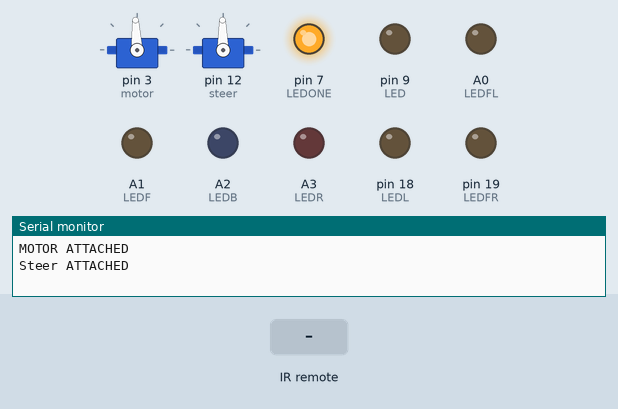
Recording of a sketch running on a simulated Arduino Uno, built with avr-gcc and run on an emulated ATmega328P. Shown: 2 × servo, output pins drawn as LEDs (lit = HIGH), the last lines printed to the serial monitor. Inputs (shaded band) come from the test bench.

Above: at 2.12 s.
2.5 s: infrared code 0xFF30CF received
At 3.14 s:
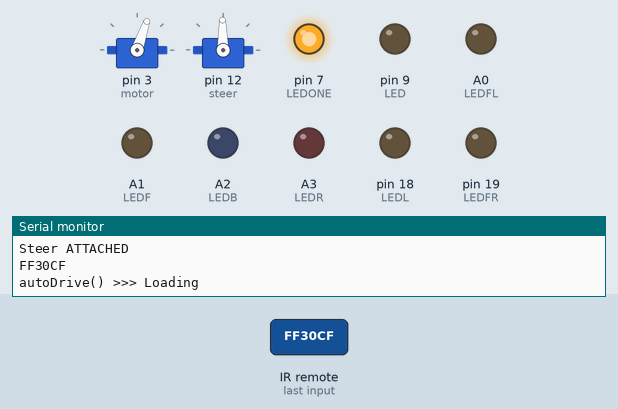
At 8.21 s:
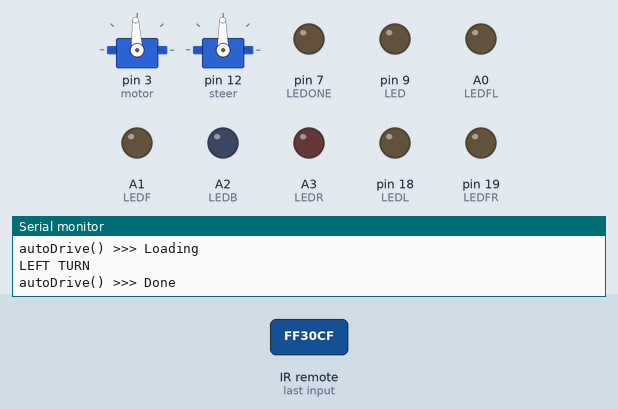
8.5 s: infrared code 0xFF30CF received
At 13.59 s:
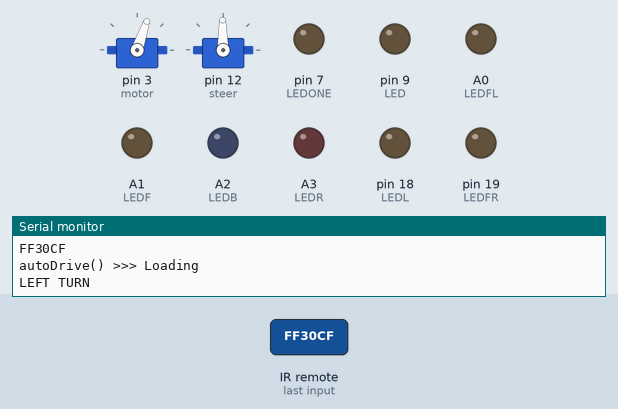
Timing chart, 0 to 20.5 s (numbered marks = the images above; inputs shaded):
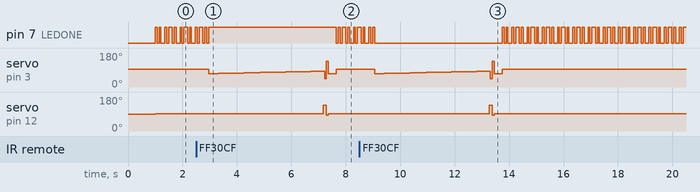

The sketch:

Main.ino
```cpp
#include <HCSR04.h>   // used to control HCSR04 Sensors.
#include <IRremote.h> // used to control the IR reciver and remote.
#include <Servo.h>    // used to control the motors.
#include "DHT.h"      // used to control DHT sensor.

// IR recever pin and configuration
const int RECV_PIN = 11;
IRrecv irrecv(RECV_PIN);
decode_results results;    // store read value from the remote

// LEDs from different checks and signs
byte LEDONE = 7;          // LED for the proximity  function
byte LED    = 9;          // led for blinking function
byte LEDFR  = 19;         // indicate a call for frontRight sensor
byte LEDFL  = 14;         // indicate a call for frontLeft sensor
byte LEDF   = 15;         // indicate a call for front sensor
byte LEDB   = 16;         // indicate a call for Back sensor
byte LEDR   = 17;         // indicate a call for Right sensor
byte LEDL   = 18;         // indicate a call for Left sensor

//Create ESC drive motor 'motor' and steering servo 'steer'
Servo motor;
Servo steer;

int direct     = steer.read(); // read actual servo direction
int speedMicro = motor.read(); // read actual motor speed

//Motor Speed control -> PWM signal
const int speedCenter = 1500;    // new speed center 1500
const int forwardSpeed = 1400;    // Min Speed front new speed min 1400 new
                                  // speed max 1280
const int forwardSpeedMax = 1280;    // Max Speed front
const int reverseSpeed = 1960;    // reverse //1570 1550 //  new one for min :
                                  // 1620 // max new 1960
const int reverseSpeedMin = 1620;    //Min Speed reverse

// tmp sensor
#define DHTPIN 4      //define the digital pin for DHT temprature Sensor
#define DHTTYPE DHT11 // define the type of DHT Sensor
DHT dht(DHTPIN, DHTTYPE); // Creat DHT object to Initialize DHT sensor

//Servo position control values
const int neutral = 1480; // Steering servo positions for straight, left
                          // turns, and right turns
const int steerRight = 1000;
const int steerLeft = 1960;

// Sonars pins & initialisations by creating an object from type HCSR04
HCSR04 fSonic(37, 2); //initialisation class HCSR04 for the front sensor (trig
                      // pin , echo pin)
HCSR04 flSonic(39, 5); //initialisation class HCSR04 for the frontleft
                       // sensor(trig pin , echo pin)
HCSR04 frSonic(38, 8); //initialisation class HCSR04 for the frontright sensor
                       // (trig pin , echo pin)
HCSR04 baSonic(40, 6); //initialisation class HCSR04 for the back sensor(trig
                       // pin , echo pin)

// infarad pins
#define Right  A0 //Pins for sonarR()
#define Left   A1  //Pins for sonarL()
#define InfaradFRight A2 //Pins for sonarFRSide()
#define BackRight A3 //Pins for sonarBR()

//Thresholds
const int frontThreshold = 66;    //Thresholds for the different 'types' of
                                  // sonar sensors front,sides, and Back.In
                                  // centimeters.
const int sideThreshold = 25;
const int backThreshold = 40;
const int frontSideThreshold = 45;

float distance;          // vars for sonar readings.
float distance2;
float distance3;
float distance4;
float distance5;

void setup() {
  Serial.begin(9600);                                  // Start serial
                                                       // communication at 9600
                                                       // Baud
  motor.attach(3);                                     //Attaches motor to pin 3
  Serial.println("MOTOR ATTACHED");
  speedCenterN();                                      // Set motor to neutral
  delay(500);
  steer.attach(12);                                    //Attaches steering servo
                                                       // to pin 12
  Serial.println("Steer ATTACHED");
  delay(500);
  steer.write(neutral);                                // Set steering to
                                                       // straight
  irrecv.enableIRIn();                                 //Enable IR reciver
  irrecv.blink13(true);                                // Blink LED13 every time
                                                       // IR reciver recive a signal
  pinMode(LEDONE, OUTPUT);                            // LEDS initialisation
  pinMode(LED   , OUTPUT);
  pinMode(LEDF  , OUTPUT);
  pinMode(LEDB  , OUTPUT);
  pinMode(LEDFR , OUTPUT);
  pinMode(LEDFL , OUTPUT);
  pinMode(LEDL  , OUTPUT);
  pinMode(LEDR  , OUTPUT);

  digitalWrite(LEDONE, LOW);
  blinking();                                         // Blink the top led to
                                                      // indecate car is ready
  turnOffLED();                                       // turn off all leds
  dht.begin();                                        // start dht sensor comunication
}


void loop() {
  if (irrecv.decode(&results)) {
    Serial.println(results.value, HEX);
    irrecv.resume();
    if (results.value == 0xFF30CF) { // press 1
      blinking();
      Serial.println("autoDrive() >>> Loading");
      autoDrive();
      Serial.println("autoDrive() >>> Done");
      irrecv.resume();
    } else if (irrecv.decode(&results) == 0xFF30D) { // press 2
      blinking();
      Serial.println(results.value, HEX);
      Serial.println("forwardReverseDemo() >>> Loading");
      forwardReverseDemo();
      Serial.println("forwardReverseDemo() >>> Done");
      irrecv.resume();
    } else if (irrecv.decode(&results) == 0xFF30D) { // press 3
      blinking();
      Serial.println(results.value, HEX);
      Serial.println("SteerDemo() >>> Loading");
      SteerDemo();
      Serial.println("SteerDemo() >>> Done");
      irrecv.resume();
    } else if (irrecv.decode(&results) == 0xFF30CE) { // press 4
      blinking();
      Serial.println(results.value, HEX);
      Serial.println("overTaking() >>> Loading");
      overTaking();
      Serial.println("overTaking() >>> Done");
      irrecv.resume();
    } else if (irrecv.decode(&results) == 0xFF30CA) { // press 5
      blinking();
      Serial.println(results.value, HEX);
      Serial.println("autoParking() >>> Loading");
      autoParking();
      Serial.println("autoParking() >>> Done");
      irrecv.resume();
    }
  }
  blinking();
}
```

MainAuxFun.ino
```cpp
void blinking() {
  digitalWrite(LEDONE, !digitalRead(LEDONE)); // Toggle the LED
  delay(70);
  digitalWrite(LEDONE, !digitalRead(LEDONE));
  delay(70);
  digitalWrite(LEDONE, !digitalRead(LEDONE));
  delay(70);
  digitalWrite(LEDONE, !digitalRead(LEDONE));
  delay(70);
  digitalWrite(LEDONE, !digitalRead(LEDONE));
}

void turnOffLED(){ // turn off sensor's led
  digitalWrite(LEDFR,LOW);
  digitalWrite(LEDFL,LOW);
  digitalWrite(LEDF,LOW);
  digitalWrite(LEDB,LOW);
  digitalWrite(LEDR,LOW);
  digitalWrite(LEDL,LOW);
}


void turnOnLED(char LEDNAME){ // indicate which sensor is active NOW
  digitalWrite(LEDNAME,HIGH);
}
```

Motor.ino
```cpp
void speedFMax(){
  motor.writeMicroseconds(forwardSpeedMax);
}


void speedFMin(){
  motor.writeMicroseconds(forwardSpeed);
}


void slowDownSpeed(){ // goes from max till min forward speed
  for (int i = forwardSpeedMax; i < forwardSpeed; ++i) {
    motor.writeMicroseconds(i);
    delay(30);
  }
}


void breaking(){ // Function called to stop the car
  motor.writeMicroseconds(reverseSpeed);
  delay(500);
  speedCenterN();
  Serial.println("Breaking done ! ");
}

void speedBMax(){
  motor.writeMicroseconds(reverseSpeed);
}


void speedBMin(){
  motor.writeMicroseconds(reverseSpeedMin);
}

void speedCenterN(){
  motor.writeMicroseconds(speedCenter);
}
```

Scenarios.ino
```cpp
// ------------ Motor Demo ------------------

void forwardReverseDemo() { //Function called to execute speeding with acceleration
  blinking();
  steer.write(neutral);
  motor.writeMicroseconds(forwardSpeed);
  delay(20000);
  breaking();
  motor.writeMicroseconds(reverseSpeed);
  delay(20000);
  breaking();
}

// ------------ Steer Demo ------------------

void SteerDemo() { //  Function called to execute a multiple turn
  motor.writeMicroseconds(forwardSpeed);
  rightTurn();
  delay(500);
  leftTurn();
  delay(500);
  longLeftTurn();
  delay(500);
  longRightTurn();
  breaking();
}


// ------------ autoParking Demo ------------------

void autoParking() {
  blinking();
  delay(5000); //wait 5 seconds
  steer.write(steerLeft);
  motor.writeMicroseconds(forwardSpeed);
}

// ------------ autoDrive Demo ------------------

void autoDrive() {
  steer.write(neutral);
  speedFMax();
  delay(300);
  slowDownSpeed();
  delay(300);
  leftTurn();
  speedCenterN();
  turnSpeedDirTime(steerRight, reverseSpeed, 66);
  speedCenterN();
  turnSpeedDirTime(steerLeft, forwardSpeed, 66);
  speedFMax();
  delay(300);
  speedCenterN();
}

// --------------- overTaking Demo -------------------

int opsticalDetection() { // Helper function used to mesure destance if obstical
                          // is detected return 1 or 2 or 3 espectly from front, left,
                          // right if obstical is detected and 0 if not.
  float distance1 = sonarFront();
  float distance2 = sonarFL();
  float distance3 = sonarFR();
  if (distance1 <= 50) {
    return 1;
  } else if (distance2 <= 35){ // check if left is detected
    return 2;
  } else if (distance3 <= 35){ // check if right is detected
    return 3;
  }
  return 0; // nothing is detected the path is clear
}


int outOfRange(int sensor) { // sonarFL -> 1  sonarFR -> 2
  float i;
  if (sensor == 1) {
    i = sonarFL();
    return (i > 45);
  }
  i = sonarFR();
  return (i > 45);
}


void turnToOvertake() {
  int x = opsticalDetection();
  if ( x == 0 ){
    return;
  }
  else if ( x == 1 ){
    float sf = sonarFront();
    while (sf > 35 && sf < 60){
      sf = sonarFront();
      // check for other sensors
    }
    if ( sf <= 35 ){ // overtake rotine now
      if (outOfRange(1)){
        steer.write(steerLeft);
        motor.writeMicroseconds(forwardSpeed);
        Serial.println("LEFT TURN");
        delay(200);
        steer.write(steerRight);
        Serial.println("Right a little");
        delay(60);
        steer.write(neutral);
        Serial.println("neutral -> checking right ...");
        int right = outOfRange(2); // check if right is available
        while (right == 0){
          right = outOfRange(2);
        }
        int back = sonarBR();
        while (back <= 8){
          back = sonarBR();
        }
        delay(200);
        steer.write(steerRight);
        delay(200);
        steer.write(steerLeft);
        Serial.println("Left a little");
        delay(60);
        breaking(); // overtake done
        blinking();
        loop();
      } else {
        breaking(); // no way to overtake
        loop();
      }
      // if everything is good
      // breaking();
      // blinking();
      // loop();
    }
  }
}


void overTaking() { // function used to preform an overtaking if an obstical is
                    // detected in front of the car this function calles
                    // multipel helper functions to take a dicesion. The function
                    // start by moving the car forword for 10s
  unsigned long counterMillis = 0;
  unsigned long currentMillis = millis(); // get current time
  const long interval = 10000; //timer for 10 senconds
  while (counterMillis < interval) {
    steer.write(neutral);
    motor.writeMicroseconds(forwardSpeed);
    opsticalDetection();
    counterMillis += millis() - currentMillis;
  }
  breaking();
}
```

Sensors.ino
```cpp
// ---------------- Sonar Sensor functions  -----------------

float sonarFront() {
  turnOffLED();
  turnOnLED(LEDF);
  float a = fSonic.dist(); //return current distance (cm)
  float b = fSonic.dist(); //return current distance (cm)
  if (a < b){
    return a;
  }
  return b;
}

float sonarBack() {
  turnOffLED();
  turnOnLED(LEDB);
  float a = fSonic.dist(); //return current distance (cm)
  float b = fSonic.dist(); //return current distance (cm)
  if (a < b){
    return a;
  }
  return b;
}

float sonarFR() {
  turnOffLED();
  turnOnLED(LEDFR);
  float a = fSonic.dist(); //return current distance (cm)
  float b = fSonic.dist(); //return current distance (cm)
  if (a < b){
    return a;
  }
  return b;
}

float sonarFL() {
  turnOffLED();
  turnOnLED(LEDFL);
  float a = fSonic.dist(); //return current distance (cm)
  float b = fSonic.dist(); //return current distance (cm)
  if (a < b){
    return a;
  }
  return b;
}


//-------------------Infarad sensor-----------------

//Necessary vars for sonar readings, setting speeds, etc.
int valR = 0;  // used to stock the distance from the Front right infarad sensor
int valL = 0;  // used to stock the distance from the front  left infarad sensor
int valBR = 0; // used to stock the distance from the back  right infarad sensor
int valBL = 0; // used to stock the distance from the back   left infarad sensor

float mesureDisInfarad(int sensor){
  float volts = analogRead(sensor)*0.0048828125;  // value from sensor * (5/1024)
  return 13*pow(volts, -1); // worked out from datasheet graph
}
int sonarR() {
  turnOffLED();
  turnOnLED(LEDR);
  valR = mesureDisInfarad(Right);   // reads the value of the sharp sensor FrontRight
  Serial.println(valR);            // prints the value of the sensor to the serial monitor
  return valR;
}

int sonarL() {
  turnOffLED();
  turnOnLED(LEDL);
  valL = mesureDisInfarad(Left);       // reads the value of the sharp sensor FrontLeft
  Serial.println(valL);            // prints the value of the sensor to the serial monitor
  return valL;
}

int sonarBR() {
  valBR = mesureDisInfarad(BackRight);       // reads the value of the sharp sensor BackRight
  Serial.println(valBR);            // prints the value of the sensor to the serial monitor
  return valBR;
}

int sonarFRSide() {
  valBL = mesureDisInfarad(InfaradFRight);       // reads the value of the sharp sensor BackLeft
  Serial.println(valBL);            // prints the value of the sensor to the serial monitor
  return valBL;
}

float getTMP(){
  float t = dht.readTemperature();
  if (isnan(t) ) {
    Serial.println(F("Failed to read from DHT sensor!"));
    return t;
  }
  return t;
}
```

Steering.ino
```cpp
void rightTurn() {              //Function called to execute a short, right turn
                                // to get away from a wall
  steer.write(steerRight);
  motor.writeMicroseconds(forwardSpeed);
  delay(50);
  steer.write(neutral);
  Serial.println("RIGHT TURN");
}

void leftTurn() {               //Function called to execute a short, left turn
                                // to get away from a wall
  steer.write(steerLeft);
  motor.writeMicroseconds(forwardSpeed);
  delay(50);
  steer.write(neutral);
  Serial.println("LEFT TURN");
}


void longLeftTurn() {           //Function called to execute a long, left turn
                                // when a wall is detected by the front sensor.
                                // Should be approximately 90 degrees.
  steer.write(steerLeft);
  motor.writeMicroseconds(forwardSpeed);
  delay(250);
  steer.write(neutral);
  Serial.println("LONG LEFT");
}

void longRightTurn() {          //Function called to execute a long, right turn
                                // when a wall is detected by the front sensor.
                                // Should be approximately 90 degrees.
  steer.write(steerRight);
  motor.writeMicroseconds(forwardSpeed);
  delay(250);
  steer.write(neutral);
  Serial.println("LONG RIGHT");
}

void frontLeftTurn() {          //Function called to execute a 45 degree right
                                // turn when the front left sensor is triggered.
  steer.write(steerLeft);
  motor.writeMicroseconds(forwardSpeed);
  delay(90);
  steer.write(neutral);
  Serial.println("FRONT LEFT TURN");
}

void frontRightTurn() {         //Function called to execute a 45 degree right
                                // turn when the front left sensor is triggered.
  steer.write(steerRight);
  motor.writeMicroseconds(forwardSpeed);
  delay(90);
  steer.write(neutral);
  Serial.println("FRONT RIGHT TURN");
}

void turnSpeedDirTime(int Speed, int Direction, int Time) {
  steer.write(Direction);
  motor.writeMicroseconds(Speed);
  delay(Time);
  steer.write(neutral);
}

void stopReverseTurn() {
  breaking();
  if (sonarBack() > backThreshold) {
    if (sonarR() > sideThreshold && sonarR() != 0) {
      steer.write(steerLeft);
      Serial.println("Left revesing");
      motor.writeMicroseconds(reverseSpeed);
      delay(1000);
      steer.write(neutral);
    } else if (sonarL() > sideThreshold && sonarL() != 0) {
      steer.write(steerRight);
      Serial.println("Right revesing");
      motor.writeMicroseconds(reverseSpeed);
      delay(1000);
      steer.write(neutral);
    } else {
      steer.write(neutral);
      Serial.println("line revesing");
      motor.writeMicroseconds(reverseSpeed);
      delay(500);
      steer.write(steerRight);
      delay(500);
    }
  }
  steer.write(neutral);
  motor.writeMicroseconds(speedCenter);
  Serial.println("Stop turn reverse Done");
}

void checkFront() {
  Serial.print("\ncheckFront : ");
  int distanceFront = sonarFront(); //Code for backing up. If the front sonar is
                                    // too close to the wall (less than 30cm),
                                    // the car will break, then back up ,turn and
                                    // carry on with normal function.
  if (distanceFront < 30 && distanceFront != 0) {
    Serial.println("wall detected");
    stopReverseTurn();
  } else {
  Serial.print("wall non detected");
  }
}

void correctionSteering(){
  steer.write(neutral);
  float dis1 = sonarFL();
  float dis2 = sonarFR();
  float dis3 = sonarL();
  float dis4 = sonarR();
  if (dis1 > dis2 || (dis3 > dis4 && dis3 <= 30)){
    steer.write(steerRight);
    motor.writeMicroseconds(forwardSpeed);
    delay(90);
  } else if (dis1 < dis2 || (dis3 < dis4 && dis4 <= 30)){
    steer.write(steerLeft);
    motor.writeMicroseconds(forwardSpeed);
    delay(90);
  } else {
    steer.write(neutral);
  }
  steer.write(neutral);
}
```

Measured:
- after the input at 2.5 s, servo on pin 3 (motor): 93° → 71° after 0.46 s, → 72° 0.36 s later, → 73° 0.30 s later, → 74° 0.30 s later, … (17 changes in this stretch); servo on pin 12 (steer): 91° → 137° after 4.7 s, → 83° 0.12 s later, → 91° 0.07 s later
- after the input at 8.5 s, servo on pin 3 (motor): 93° → 71° after 0.56 s, → 72° 0.36 s later, → 73° 0.30 s later, → 74° 0.30 s later, … (17 changes in this stretch); servo on pin 12 (steer): 91° → 137° after 4.8 s, → 83° 0.12 s later, → 91° 0.07 s later
